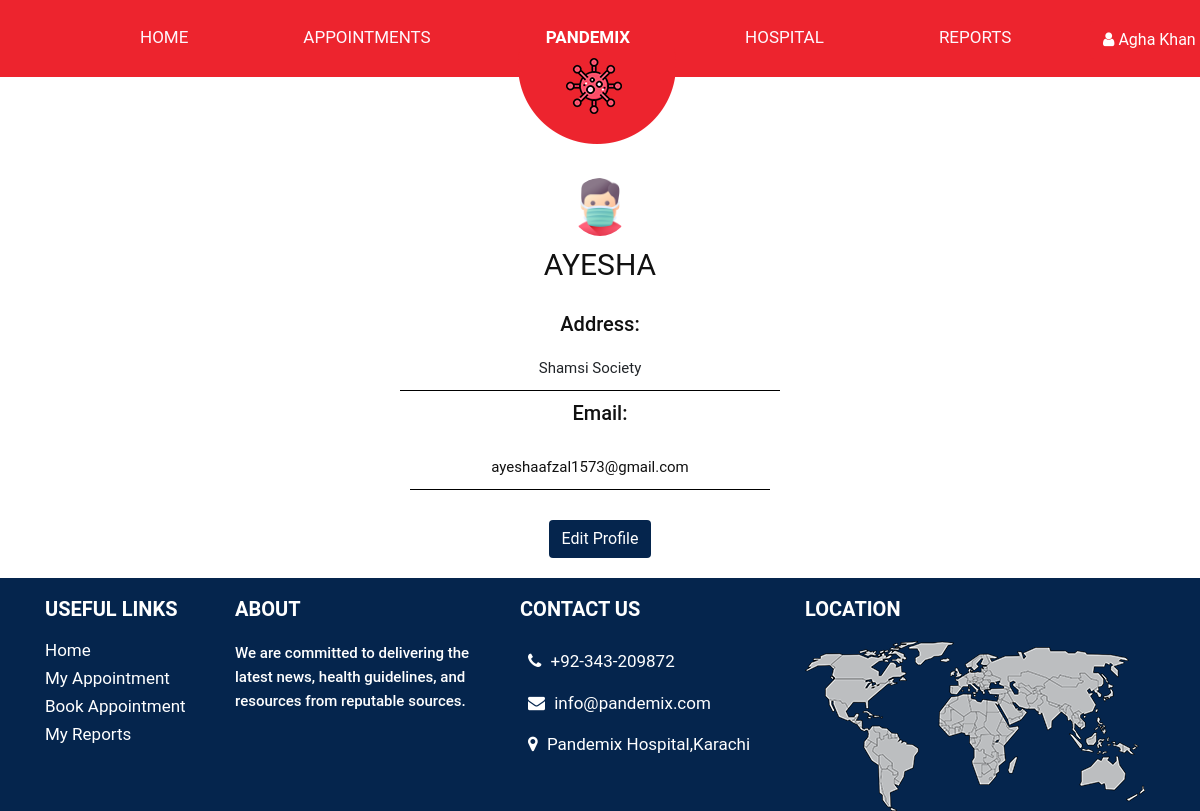
/patient/myprofile.php (signed in), run on the app's committed database.
### tables this page shows
CREATE TABLE `patient` (
  `patient_id` int(11) NOT NULL,
  `patient_name` varchar(255) DEFAULT NULL,
  `address` varchar(255) DEFAULT NULL,
  `email` varchar(255) DEFAULT NULL,
  `password` varchar(255) DEFAULT NULL
);

### patient/myprofile.php (the view, shortened to what this page needs)
<?php
include("../connection.php");
?>
<!DOCTYPE html>
<html lang="en">
<head>
    <link rel="stylesheet" href="../css/bootstrap.min.css">
    <link rel="stylesheet" href="patient.css">
    <link rel="stylesheet" href="../css/responsive.css">
    <link rel="stylesheet" href="https://netdna.bootstrapcdn.com/font-awesome/4.0.3/css/font-awesome.css">
    <link rel="stylesheet" href="https://cdnjs.cloudflare.com/ajax/libs/fancybox/2.1.5/jquery.fancybox.min.css"
        media="screen">
    <link rel="stylesheet" href="https://rawgit.com/LeshikJanz/libraries/master/Bootstrap/baguetteBox.min.css">
</head>
<body class="main-layout">
    <header class="header-area">
        <div class="right">
            <button class="btn dropdown-toggle" data-toggle="dropdown" aria-haspopup="true" aria-expanded="false">
                <i class="fa fa-user" aria-hidden="true"></i>
                <?php echo $_SESSION['patient_name']; ?>
            </button>
        </div>
        <div class="container">
            <div class="row d_flex">
                <div class="col-lg-10 offset-lg-1 col-md-12 col-sm-9">
                    <div class="navbar-area">
                        <nav class="site-navbar">
                            <ul>
                                <li><a href="patient.php">Home</a></li>
                                <li><a href="myappointment.php">Appointments</a></li>
                                <li><a href="patient.php" class="logo_midle">Pandemix</a></li>
                                <li><a href="hospitals.php">Hospital</a></li>
                                <li><a href="covidreport.php">Reports</a></li>
                            </ul>
                        </nav>
                    </div>
                </div>
            </div>
        </div>
    </header>
    <?php
    $patient_id = $_SESSION['patient_id'];
    $query = "SELECT * FROM `patient` WHERE `patient_id` = $patient_id";
    $result = mysqli_query($con, $query);
    if (mysqli_num_rows($result) > 0) {
        $row = mysqli_fetch_assoc($result);
        $patient_name = $row['patient_name'];
        $address = $row['address'];
        $email = $row['email'];
    }
    ?>
    <div class="container myprofile">
        <div class="row">
            <div class="col-md-12">
                <img src="../images/patientuser.png" alt="myprofile" class="my-img">
            </div>
        </div>
        <div class="row">
            <div class="col-12">
                <h1>
                    <?php echo $patient_name; ?>
                </h1>
            </div>
        </div>
        <div class="row">
            <div class="col-12">
                <h5>Address:
                </h5>
                                <p>
                        <?php echo $address; ?>
                                </p>
            </div>
        </div>
        <div class="row">
            <div class="col-md-12">
                <h5>Email: <h5>
                         <p>
                        <?php echo $email; ?>
                        </p>
            </div>
        </div>
        <div class="row">
            <div class="col-md-12">
                <a href="edit_profile.php" class="btn btn-edit">Edit Profile</a>
            </div>
        </div>
    </div>
    <footer>
        <div class="footer">
            <div class="container">
                <div class="row">
                    <div class="col-lg-2 col-md-6 col-sm-6">
                        <div class="hedingh3 text_align_left">
                            <h3>USEFUL LINKS</h3>
                            <ul class="menu_footer">
                                <li><a href="patient.php">Home</a>
                                <li>
                                <li><a href="myappointment.php">My Appointment</a>
                                <li>
                                <li> <a href="bookappointment.php">Book Appointment</a>
                                <li>
                                <li> <a href="covidreport.php">My Reports</a>
                            </ul>
                        </div>
                    </div>
                    <div class="col-lg-3 col-md-6 col-sm-6">
                        <div class="hedingh3 text_align_left">
                            <h3>About</h3>
                            <p>
                                We are committed to delivering the latest news, health guidelines, and resources from
                                reputable
                                sources.
                            </p>
                        </div>
                    </div>
                    <div class="col-lg-3 col-md-6 col-sm-6">
                        <div class="hedingh3  text_align_left">
                            <h3>Contact Us</h3>
                            <ul class="top_infomation">
                                <li><i class="fa fa-phone" aria-hidden="true"></i>
                                    <a href="tel:111-222-333">+92-343-209872</a>
                                </li>
                                <li><i class="fa fa-envelope" aria-hidden="true"></i>
                                    <a href="mailto:ayeshaafzal1573@gmail.com">info@pandemix.com</a>
                                </li>
                                <li> <i class="fa fa-map-marker" aria-hidden="true"></i>
                                    <a href="https://www.google.com/maps/@24.8847152,67.1775322,15z?entry=ttu">Pandemix
                                        Hospital,Karachi</a>
                                </li>
                            </ul>
                        </div>
                    </div>
                    <div class="col-lg-4 col-md-6 col-sm-6">
                        <div class="hedingh3 text_align_left">
                            <h3>Location</h3>
                            <div class="map">
                                <img src="../images/map.png" alt="map" />
                            </div>
                        </div>
                    </div>
                </div>
            </div>
        </div>
    </footer>
</body>
</html>

### patient/patient.css (style rules this page uses)
.right>button { background-color: #ed242e !important; color: white; }
a { color: #1f1f1f; text-decoration: none !important; outline: none !important; -webkit-transition: all .3s ease-in-out; -moz-transition: all .3s ease-in-out; -ms-transition: all .3s ease-in-out; -o-transition: all .3s ease-in-out; transition: all .3s ease-in-out; }
h1, h2, h3, h4, h5, h6 { letter-spacing: 0; font-weight: normal; position: relative; padding: 0; font-weight: normal; line-height: normal; color: #111111; margin: 0 }
h1 { font-size: 24px; }
h3 { font-size: 18px; }
h5 { font-size: 14px }
*, *::after, *::before { -webkit-box-sizing: border-box; -moz-box-sizing: border-box; box-sizing: border-box; }
ul, li, ol { margin: 0px; padding: 0px; list-style: none; }
p { margin: 0px; font-weight: 500; font-size: 15px; line-height: 24px; }
a { color: #222222; text-decoration: none; outline: none !important; }
a, .btn { text-decoration: none !important; outline: none !important; -webkit-transition: all .3s ease-in-out; -moz-transition: all .3s ease-in-out; -ms-transition: all .3s ease-in-out; -o-transition: all .3s ease-in-out; transition: all .3s ease-in-out; }
img { max-width: 100%; height: auto; }
button { border: 0; margin: 0; padding: 0; cursor: pointer; }
.d_flex { display: flex; align-items: center; flex-wrap: wrap; }
.text_align_left { text-align: left; }
body { overflow-x: hidden; font-family: 'Roboto', sans-serif; font-size: 16px; }
.header-area { padding: 25px 6px; color: #f1f1f1; width: 100%; z-index: 9999999; height: 77px; background: #ed242e; }
.logo_midle { color: #fef6fc; font-weight: bold; color: #fff !important; }
.logo_midle::before { position: absolute; content: ""; bottom: -93px; width: 158px; height: 96px; background: url(../images/logo.png); z-index: 999; margin: 0 auto; left: 0; right: 6px; }
.site-navbar { display: flex; align-items: center; }
.site-navbar ul { margin: 0; padding: 0; list-style: none; display: flex; }
.site-navbar ul li a { color: #fef6fc; font-size: 17px; display: block; text-decoration: none; text-transform: uppercase; }
.site-navbar ul li { padding-right: 115px; text-align: center; align-items: center; justify-content: center; }
.site-navbar ul li:last-child { padding-right: 0; }
.right { position: absolute; width: 80px; right: 30px; height: 77px; top: 0; text-align: center; line-height: 77px; }
html, body { min-height: 100%; }
.footer { padding-top: 20px; background: #05254d; text-align: center; width: 100%; bottom: 0%; }
.hedingh3 h3 { color: #fff; font-size: 20px; padding-bottom: 20px; line-height: 23px; font-weight: bold; text-align: left; text-transform: uppercase; }
.hedingh3 p { color: #fff; text-align: left; margin-bottom: 15px; }
ul.menu_footer { text-align: left; }
ul.menu_footer li a { color: white; font-size: 17px; line-height: 18px; padding-bottom: 10px; display: block; }
ul.top_infomation li { display: block; font-size: 17px; padding: 8px; color: #fff; }
ul.top_infomation li:last-child { padding-right: 0; }
ul.top_infomation li i { margin-right: 5px; color: #fff; text-align: center; transition: ease-in all 0.5s; }
ul.top_infomation li a { color: #fff; }
.my-img { width: 60px; height: 60px; border-radius: 50px; border: 1px solid transparent; }
.myprofile { padding: 20px; width: 400px; min-height: 50vh; border-radius: 20px; text-align: center; justify-content: center; align-items: center; margin-top: 80px; }
.myprofile h1 { text-transform: uppercase; font-size: 30px; padding-top: 10px; padding-bottom: 20px; }
.myprofile h5 { padding: 10px; font-size: 20px; font-weight: 500; }
.myprofile p { padding: 10px; font-size: 15px; font-weight: 400; width:auto; border-bottom: 1px solid black; margin-left: -20px; }
.myprofile .btn-edit { background-color: #05254d; color: white; margin-top: 20px; }

### data on the page
patient: patient_name "AYESHA", address "Shamsi Society", email "ayeshaafzal1573@gmail.com"

### other printed values
$_SESSION['patient_name'] "Agha Khan"
